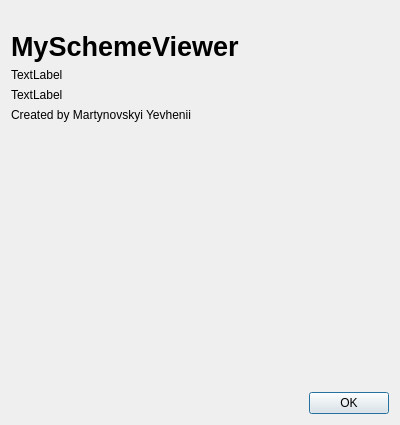
<?xml version="1.0" encoding="UTF-8"?>
<ui version="4.0">
 <class>AboutWnd</class>
 <widget class="QDialog" name="AboutWnd">
  <property name="geometry">
   <rect>
    <x>0</x>
    <y>0</y>
    <width>400</width>
    <height>425</height>
   </rect>
  </property>
  <property name="windowTitle">
   <string>About</string>
  </property>
  <layout class="QHBoxLayout" name="horizontalLayout">
   <item>
    <layout class="QVBoxLayout" name="verticalLayout">
     <item>
      <widget class="QLabel" name="label_3">
       <property name="text">
        <string/>
       </property>
       <property name="pixmap">
        <pixmap resource="resources.qrc">:/Iconsmind-Outline-Chip.ico</pixmap>
       </property>
       <property name="scaledContents">
        <bool>false</bool>
       </property>
       <property name="alignment">
        <set>Qt::AlignCenter</set>
       </property>
      </widget>
     </item>
     <item>
      <widget class="QLabel" name="label">
       <property name="font">
        <font>
         <family>Arial</family>
         <pointsize>20</pointsize>
         <weight>75</weight>
         <bold>true</bold>
        </font>
       </property>
       <property name="text">
        <string>MySchemeViewer</string>
       </property>
      </widget>
     </item>
     <item>
      <widget class="QLabel" name="version">
       <property name="text">
        <string>TextLabel</string>
       </property>
      </widget>
     </item>
     <item>
      <widget class="QLabel" name="buildDate">
       <property name="text">
        <string>TextLabel</string>
       </property>
      </widget>
     </item>
     <item>
      <widget class="QLabel" name="label_2">
       <property name="text">
        <string>Created by Martynovskyi Yevhenii</string>
       </property>
      </widget>
     </item>
     <item>
      <spacer name="verticalSpacer">
       <property name="orientation">
        <enum>Qt::Vertical</enum>
       </property>
       <property name="sizeHint" stdset="0">
        <size>
         <width>20</width>
         <height>40</height>
        </size>
       </property>
      </spacer>
     </item>
     <item>
      <widget class="QDialogButtonBox" name="buttonBox">
       <property name="orientation">
        <enum>Qt::Horizontal</enum>
       </property>
       <property name="standardButtons">
        <set>QDialogButtonBox::Ok</set>
       </property>
      </widget>
     </item>
    </layout>
   </item>
  </layout>
 </widget>
 <resources>
  <include location="resources.qrc"/>
 </resources>
 <connections>
  <connection>
   <sender>buttonBox</sender>
   <signal>accepted()</signal>
   <receiver>AboutWnd</receiver>
   <slot>accept()</slot>
   <hints>
    <hint type="sourcelabel">
     <x>248</x>
     <y>254</y>
    </hint>
    <hint type="destinationlabel">
     <x>157</x>
     <y>274</y>
    </hint>
   </hints>
  </connection>
  <connection>
   <sender>buttonBox</sender>
   <signal>rejected()</signal>
   <receiver>AboutWnd</receiver>
   <slot>reject()</slot>
   <hints>
    <hint type="sourcelabel">
     <x>316</x>
     <y>260</y>
    </hint>
    <hint type="destinationlabel">
     <x>286</x>
     <y>274</y>
    </hint>
   </hints>
  </connection>
 </connections>
</ui>
